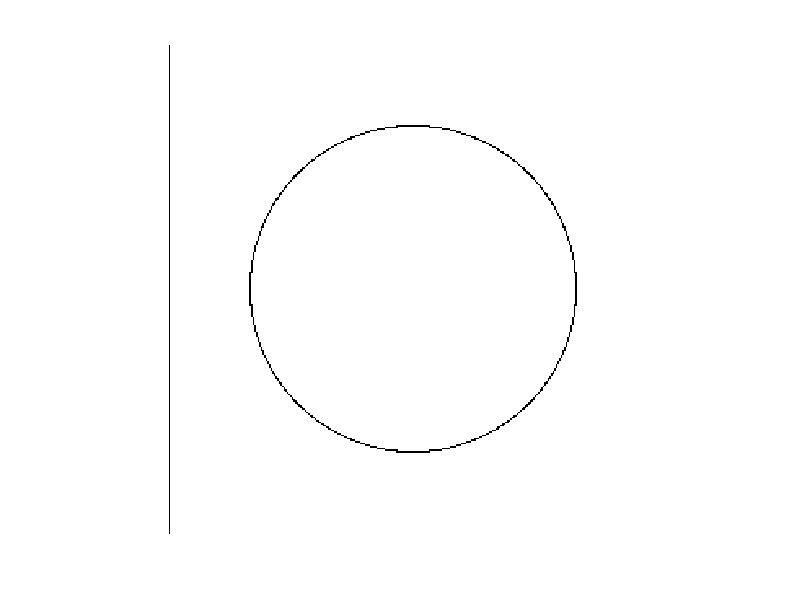

Write MATLAB code to recreate this figure.
%Assignment 1
%Question 2

clear all
close all
clc

c  = zeros(300,300);
c(:,:) = 255;
for x =1 :300
    for y =1 :300
        r = (x-150)*(x-150) + (y-150)*(y-150);
        r = sqrt(r);
        r = uint8(r);
        if(r==100)
            c(x,y) = 0;
         end
    end
end

figure; imshow(c);
